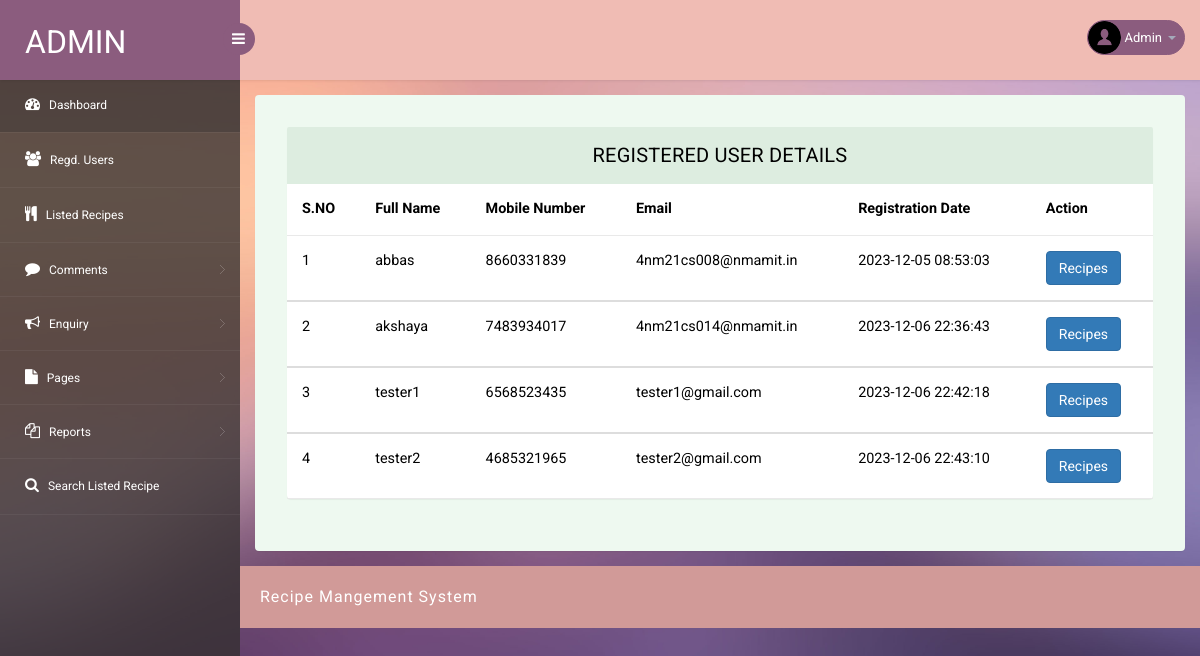
The app's page /admin/reg-users.php (signed in) with its own data.
### tables this page shows
CREATE TABLE `tbluser` (
  `ID` int(10) NOT NULL,
  `FullName` varchar(200) DEFAULT NULL,
  `Email` varchar(200) DEFAULT NULL,
  `MobileNumber` bigint(10) DEFAULT NULL,
  `Password` varchar(120) DEFAULT NULL,
  `RegDate` timestamp NULL DEFAULT current_timestamp()
);

### admin/reg-users.php (the view, shortened to what this page needs)
<?php
include('../includes/dbconnection.php');
if (strlen($_SESSION['frsaid']==0)) {
  header('location:logout.php');
  } else{
?>
<!DOCTYPE html>
<head>
<link rel="stylesheet" href="css/bootstrap.min.css" >
<link href="css/style.css" rel='stylesheet' type='text/css' />
<link href="css/style-responsive.css" rel="stylesheet"/>
<link rel="stylesheet" href="css/font.css" type="text/css"/>
<link href="css/font-awesome.css" rel="stylesheet">
</head>
<body>
<section id="container">
<?php include_once('includes/header.php');?>
<?php include_once('includes/sidebar.php');?>
<section id="main-content">
	<section class="wrapper">
		<div class="table-agile-info">
 <div class="panel panel-default">
    <div class="panel-heading">
     Registered User Details
    </div>
    <div>
      <table class="table" ui-jq="footable" ui-options='{
        "paging": {
          "enabled": true
        },
        "filtering": {
          "enabled": true
        },
        "sorting": {
          "enabled": true
        }}'>
        <thead>
          <tr>
            <th data-breakpoints="xs">S.NO</th>
            <th>Full Name</th>
   <th>Mobile Number</th>
   <th>Email</th>
  <th>Registration Date</th>
  <th>Action</th>
          </tr>
        </thead>
        <?php
$ret=mysqli_query($con,"select * from  tbluser");
$cnt=1;
while ($row=mysqli_fetch_array($ret)) {
?>
        <tbody>
          <tr data-expanded="true">
            <td><?php echo $cnt;?></td>
                  <td><?php  echo $row['FullName'];?></td>
                 <td><?php  echo $row['MobileNumber'];?></td>
                 <td><?php  echo $row['Email'];?></td>
                  <td><?php  echo $row['RegDate'];?></td>
                  <td><a href="user-recipes.php?uid=<?php  echo $row['ID'];?>&&uname=<?php  echo $row['FullName'];?>" class="btn btn-primary" target="blank">Recipes</a></td>
                </tr>
                <?php
$cnt=$cnt+1;
}?>
 </tbody>
            </table>
    </div>
  </div>
</div>
</section>
		 <?php include_once('includes/footer.php');?>
</section>
</section>
</body>
</html>
<?php }  ?>

### admin/includes/header.php (shortened to what this page needs)
<?php
include('includes/dbconnection.php');
?>
<header class="header fixed-top clearfix">
<div class="brand">
    <a href="dashboard.php" class="logo">
        Admin
    </a>
    <div class="sidebar-toggle-box">
        <div class="fa fa-bars"></div>
    </div>
</div>
<div class="top-nav clearfix">
    <ul class="nav pull-right top-menu">
        <li class="dropdown">
            <a data-toggle="dropdown" class="dropdown-toggle" href="#">
                <?php
$adid=$_SESSION['frsaid'];
$ret=mysqli_query($con,"select AdminName from tbladmin where ID='$adid'");
$row=mysqli_fetch_array($ret);
$name=$row['AdminName'];
?>
                <img alt="" src="images/2.png">
                <span class="username"><?php echo $name; ?></span>
                <b class="caret"></b>
            </a>
        </li>
    </ul>
</div>
</header>

### admin/css/style.css (style rules this page uses)
ul, ol { margin: 0; }
html, body { font-family: 'Roboto', sans-serif; font-size: 100%; overflow-x: hidden; background: url(../images/bg.jpg) no-repeat 0px 0px; background-size:cover; }
body a { transition: 0.5s all ease; -webkit-transition: 0.5s all ease; -moz-transition: 0.5s all ease; -o-transition: 0.5s all ease; -ms-transition: 0.5s all ease; text-decoration:none; }
ul,label { margin:0; padding:0; }
#main-content { margin-left:240px; -webkit-transition:all .3s ease-in-out; -moz-transition:all .3s ease-in-out; -o-transition:all .3s ease-in-out; transition:all .3s ease-in-out; }
.header { left:0; right:0; z-index:1002; background:rgb(240, 188, 180); -webkit-transition:all .3s ease-in-out; -moz-transition:all .3s ease-in-out; -o-transition:all .3s ease-in-out; transition:all .3s ease-in-out; }
.fixed-top { position:fixed; box-shadow:1px 0 3px rgba(0,0,0,.15); }
.wrapper { display:inline-block; margin-top:80px; padding:15px; width:100%; }
.brand { background:#8b5c7e; float:left; width:240px; height:80px; position:relative; }
a.logo { font-size:32px; color:#fff; float:left; margin:20px 0 0 25px; text-transform:uppercase; }
#top_menu .nav>li,ul.top-menu>li { float:left; }
ul.top-menu { margin-right:15px; margin-top: 0; }
ul.top-menu > li > a { color: #fff; font-size: 16px; background: #8b5c7e; padding: 4px 8px; margin-right: 15px; border-radius: 50%; -webkit-border-radius: 50%; padding-right: 8px !important; }
.top-nav { margin-top:20px; }
.top-nav img { border-radius:50%; -webkit-border-radius:50%; width:33px; }
.top-nav .username { font-size:13px; color:#fff; }
.top-nav ul.top-menu>li>a { border-radius: 100px; -webkit-border-radius: 100px; padding: 0px; background: none; margin-right: 0; border: 1px solid #8b5c7e; background: #8b5c7e; }
.top-nav ul.top-menu>li { margin-left:10px; }
.top-nav .nav .caret { border-bottom-color:#A4AABA; border-top-color:#A4AABA; }
.sidebar-toggle-box { float:left; margin-top:23px; margin-left:-15px; background:#8b5c7e; border-radius:50%; -webkit-border-radius:50%; width:32px; height:32px; position:absolute; right:-15px; }
.sidebar-toggle-box .fa-bars { cursor:pointer; display:inline-block; font-size:15px; padding:8px 8px 8px 9px; color:#fff; }
.panel-heading { position: relative; height: 57px; line-height: 57px; letter-spacing: 0.2px; color: #000; font-size: 18px; font-weight: 400; padding: 0 16px; background:#ddede0; border-top-right-radius: 2px; border-top-left-radius: 2px; text-transform: uppercase; text-align: center; }
.panel { border: none ! important; }
.table>thead>tr>th { border-bottom: 1px solid #e1ab91 ! important; }
.table>tbody>tr>td, .table>tbody>tr>th, .table>tfoot>tr>td, .table>tfoot>tr>th, .table>thead>tr>td, .table>thead>tr>th { border-bottom: 1px solid #e9e9e9 ! important; }
.table > thead > tr > th, .table > tbody > tr > th, .table > tfoot > tr > th, .table > thead > tr > td, .table > tbody > tr > td, .table > tfoot > tr > td { border-top: none !important; }
.table td, .table>tbody>tr>td, .table>tbody>tr>th, .table>tfoot>tr>td, .table>tfoot>tr>th, .table>thead>tr>td, .table>thead>tr>th { padding: 15px!important; }
.table > thead > tr > th, .table > tbody > tr > th, .table > tfoot > tr > th, .table > thead > tr > td, .table > tbody > tr > td, .table > tfoot > tr > td { font-size: 0.9em; color: #000; border-top: none !important; }
.table-agile-info { background: #eef9f0; padding: 2em; border-radius: 4px; -webkit-box-shadow: 0 1px 1px rgba(0,0,0,.05); box-shadow: 0 1px 1px rgba(0,0,0,.05); }
.panel-default>.panel-heading { color: #000000 ! important; background-color: #ddede0 ! important; border-color: #ddede0 ! important; font-size: 20px; }

### records on screen
tbluser: FullName "abbas", MobileNumber "8660331839", Email "4nm21cs008@nmamit.in", RegDate "2023-12-05 08:53:03"
tbluser: FullName "akshaya", MobileNumber "7483934017", Email "4nm21cs014@nmamit.in", RegDate "2023-12-06 22:36:43"
tbluser: FullName "tester1", MobileNumber "6568523435", Email "tester1@gmail.com", RegDate "2023-12-06 22:42:18"
tbluser: FullName "tester2", MobileNumber "4685321965", Email "tester2@gmail.com", RegDate "2023-12-06 22:43:10"

### other values on screen
$name "Admin"
